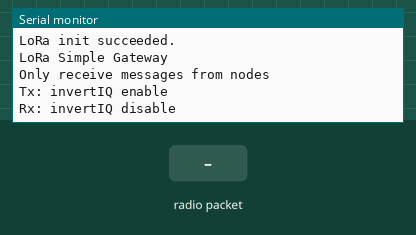
Simulated run of this sketch. Board: ESP8266 (NodeMCU). On the bench: the last lines printed to the serial monitor. Inputs (shaded band) come from the test bench. WiFi joins after 1.5 s; servers stay silent unless stated; uploads are accepted with an empty reply; no radio packets arrive unless stated.

Above: at 2.8 s.
2.9 s: radio packet "1" arrives
At 4.1 s:
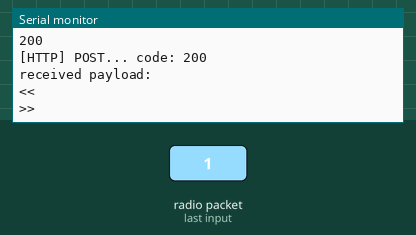
4.4 s: radio packet "0" arrives
At 4.61 s:
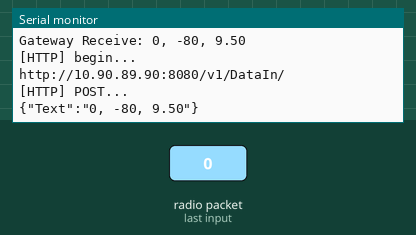
6.7 s: radio packet "2" arrives
At 6.91 s:
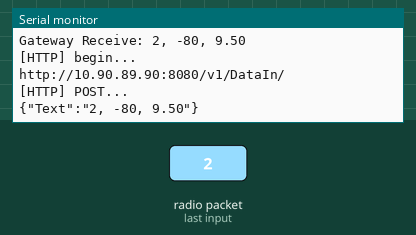

Measured:
- after the input at 2.9 s, the serial monitor: prints a new line at once (image 1)
- after the input at 4.4 s, the serial monitor: prints a new line at once (image 2)
- after the input at 6.7 s, the serial monitor: prints a new line at once (image 3)

The sketch:

esp8266.ino
```cpp
#include <ESP8266WiFi.h>
#include <ESP8266HTTPClient.h>

#define SERVER_IP "10.90.89.90:8080"

#ifndef STASSID
#define STASSID "UNISANGIL YOPAL"
#define STAPSK  ""
#endif

#include <SPI.h>              // include libraries
#include <LoRa.h>

const long frequency = 915E6;  // LoRa Frequency

const int csPin = D10;          // LoRa radio chip select
const int resetPin = D9;        // LoRa radio reset
const int irqPin = D8;          // change for your board; must be a hardware interrupt pin

String messageA = "";
bool ok = false;

void setup() {
  Serial.begin(9600);                   // initialize serial
  while (!Serial);

  WiFi.begin(STASSID, STAPSK);

  while (WiFi.status() != WL_CONNECTED) {
    delay(500);
    Serial.print(".");
  }
  Serial.println("");
  Serial.print("Connected! IP address: ");
  Serial.println(WiFi.localIP());

  LoRa.setPins(csPin, resetPin, irqPin);

  if (!LoRa.begin(frequency)) {
    Serial.println("LoRa init failed. Check your connections.");
    while (true);                       // if failed, do nothing
  }

  Serial.println("LoRa init succeeded.");
  Serial.println();
  Serial.println("LoRa Simple Gateway");
  Serial.println("Only receive messages from nodes");
  Serial.println("Tx: invertIQ enable");
  Serial.println("Rx: invertIQ disable");
  Serial.println();

  LoRa.onReceive(onReceive);
  LoRa.onTxDone(onTxDone);
  LoRa_rxMode();
}

void loop() {
  if (runEvery(5000)) { // repeat every 5000 millis

    int httpCode = 0;

    if ((WiFi.status() == WL_CONNECTED)) {

      WiFiClient client;

      HTTPClient http;

      if (http.begin(client, "http://10.90.89.90:8080/v1/DataIn/1")) {  // HTTP

        httpCode = http.GET();

        http.end();
      } else {
        httpCode = -9;
      }
    }

    LoRa_sendMessage("AreYouListening? Http: " + String(httpCode)); // send a message

    Serial.println("Send Message!");
  }
  if (ok) {
    ok = false;
    if ((WiFi.status() == WL_CONNECTED)) {

      WiFiClient client;
      HTTPClient http;

      Serial.print("[HTTP] begin...\n");
      Serial.println("http://" SERVER_IP "/v1/DataIn/");
      // configure traged server and url
      http.begin(client, "http://" SERVER_IP "/v1/DataIn/"); //HTTP
      http.addHeader("Content-Type", "application/json");

      Serial.print("[HTTP] POST...\n");
      Serial.println("{\"Text\":\"" + messageA + "\"}");
      // start connection and send HTTP header and body
      int httpCode = http.POST("{\"Text\":\"" + messageA + "\"}");
      Serial.println(httpCode);
      // httpCode will be negative on error
      if (httpCode > 0) {
        // HTTP header has been send and Server response header has been handled
        Serial.printf("[HTTP] POST... code: %d\n", httpCode);

        // file found at server
        if (httpCode == HTTP_CODE_OK) {
          const String& payload = http.getString();
          Serial.println("received payload:\n<<");
          Serial.println(payload);
          Serial.println(">>");
        }
      } else {
        Serial.printf("[HTTP] POST... failed, error: %s\n", http.errorToString(httpCode).c_str());
      }

      http.end();
    }
  }
}

void LoRa_rxMode() {
  LoRa.disableInvertIQ();               // normal mode
  LoRa.receive();                       // set receive mode
}

void LoRa_txMode() {
  LoRa.idle();                          // set standby mode
  LoRa.enableInvertIQ();                // active invert I and Q signals
}

void LoRa_sendMessage(String message) {
  LoRa_txMode();                        // set tx mode
  LoRa.beginPacket();                   // start packet
  LoRa.print(message);                  // add payload
  LoRa.endPacket(true);                 // finish packet and send it
}

void onReceive(int packetSize) {

  messageA = "";

  while (LoRa.available()) {
    messageA += (char)LoRa.read();
  }

  messageA = messageA + ", " + String(LoRa.packetRssi()) + ", " + String(LoRa.packetSnr());

  Serial.print("Gateway Receive: ");
  Serial.println(messageA);

  ok = true;
}

void onTxDone() {
  Serial.println("TxDone");
  LoRa_rxMode();
}

boolean runEvery(unsigned long interval)
{
  static unsigned long previousMillis = 0;
  unsigned long currentMillis = millis();
  if (currentMillis - previousMillis >= interval)
  {
    previousMillis = currentMillis;
    return true;
  }
  return false;
}
```
